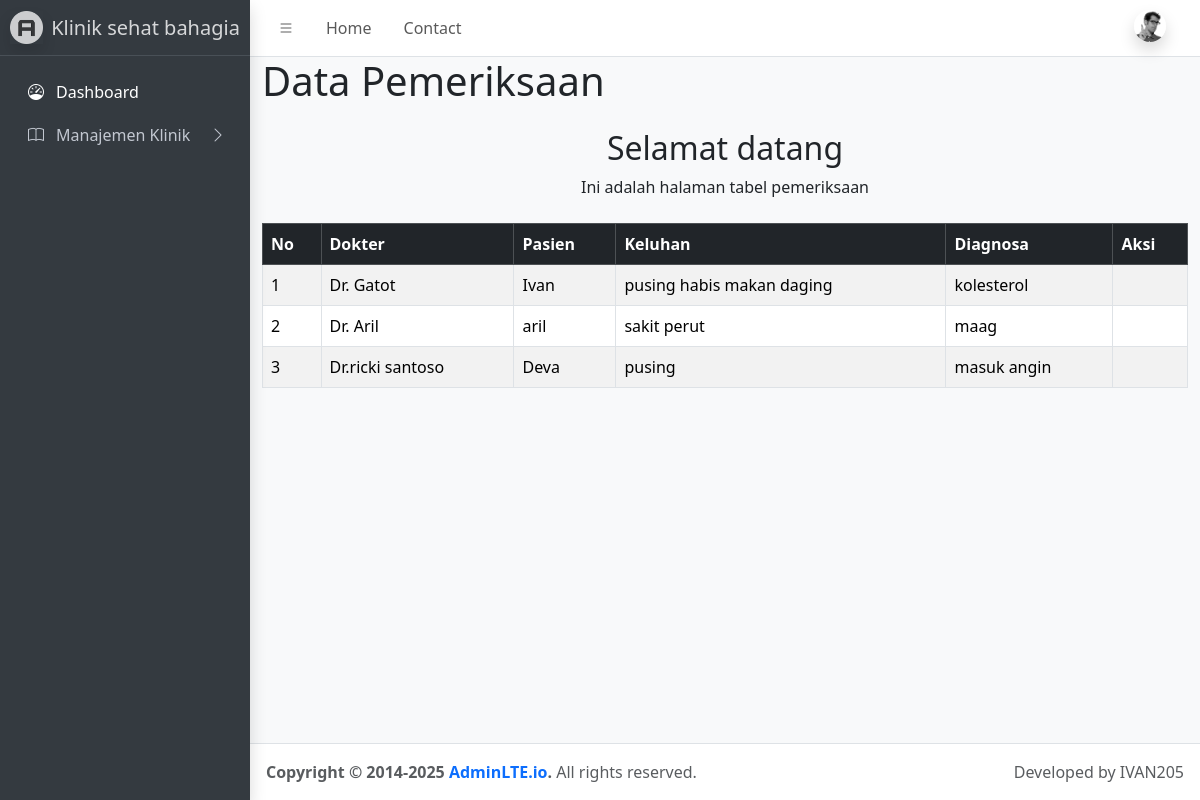
The page /index.php/pemeriksaan on the database its author committed.
### tables this page shows
CREATE TABLE `tb_pemeriksaan` (
  `id_pemeriksaan` int(11) NOT NULL,
  `id_pasien` int(11) NOT NULL,
  `id_dokter` int(11) NOT NULL,
  `keluhan` text NOT NULL,
  `tanggal_periksa` date NOT NULL,
  `diagnosa` text NOT NULL
);

CREATE TABLE `tb_dokter` (
  `id_dokter` int(11) NOT NULL,
  `nama_dokter` varchar(100) NOT NULL,
  `spesialis` varchar(100) NOT NULL
);

CREATE TABLE `tb_pasien` (
  `id_pasien` int(11) NOT NULL,
  `nama_pasien` varchar(100) NOT NULL,
  `alamat` text NOT NULL,
  `no_hp` varchar(20) NOT NULL
);

### application/controllers/Pemeriksaan.php (called while the page is built, shortened)
<?php
class Pemeriksaan extends CI_Controller {
    public function __construct() {
        $this->load->model('M_pemeriksaan');
        $this->load->model('M_dokter');
        $this->load->model('M_pasien');
    }
    public function index() {
        $data['pemeriksaan'] = $this->M_pemeriksaan->get_all();
        $content = $this->load->view('pemeriksaan_index', $data, true);
        $this->load->view('Template', ['content' => $content]);
    }
}

### index.php (called while the page is built, shortened)
<?php
require_once BASEPATH.'core/CodeIgniter.php';

### application/models/M_pemeriksaan.php (called while the page is built, shortened)
<?php
class M_pemeriksaan extends CI_Model {
    public function get_all() {
        $this->db->select('tb_pemeriksaan.*, tb_dokter.nama_dokter, tb_pasien.nama_pasien');
        $this->db->from('tb_pemeriksaan');
        $this->db->join('tb_dokter', 'tb_pemeriksaan.id_dokter = tb_dokter.id_dokter');
        $this->db->join('tb_pasien', 'tb_pemeriksaan.id_pasien = tb_pasien.id_pasien');
        return $this->db->get()->result();
    }
}

### application/views/pemeriksaan_index.php (the view, shortened to what this page needs)
<div class="container-fluid">
  <h1 class="mb-4">Data Pemeriksaan</h1>
  <div class="text-center mb-4">
    <h2>Selamat datang</h2>
    <p>Ini adalah halaman tabel pemeriksaan</p>
  </div>
  <table class="table table-bordered table-striped">
    <thead class="table-dark">
      <tr>
        <th>No</th>
        <th>Dokter</th>
        <th>Pasien</th>
        <th>Keluhan</th>
        <th>Diagnosa</th>
        <th>Aksi</th>
      </tr>
    </thead>
    <tbody>
      <?php $no = 1; foreach ($pemeriksaan as $p): ?>
      <tr>
        <td><?= $no++ ?></td>
        <td><?= $p->nama_dokter ?></td>
        <td><?= $p->nama_pasien ?></td>
        <td><?= $p->keluhan ?></td>
        <td><?= $p->diagnosa ?></td>
        <td>
        </td>
      </tr>
      <?php endforeach; ?>
    </tbody>
  </table>
</div>

### rows shown on the page
tb_pemeriksaan: id_dokter.nama_dokter "Dr. Gatot", id_pasien.nama_pasien "Ivan", keluhan "pusing habis makan daging", diagnosa "kolesterol"
tb_pemeriksaan: id_dokter.nama_dokter "Dr. Aril", id_pasien.nama_pasien "aril", keluhan "sakit perut", diagnosa "maag"
tb_pemeriksaan: id_dokter.nama_dokter "Dr.ricki santoso", id_pasien.nama_pasien "Deva", keluhan "pusing", diagnosa "masuk angin"
